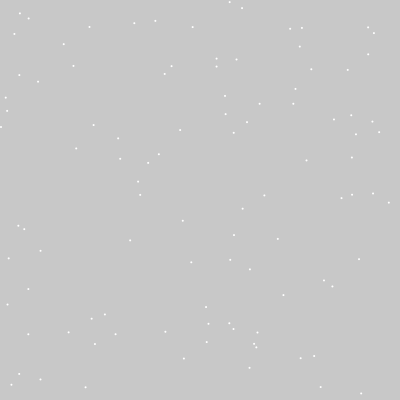
Frame 1 (no input)
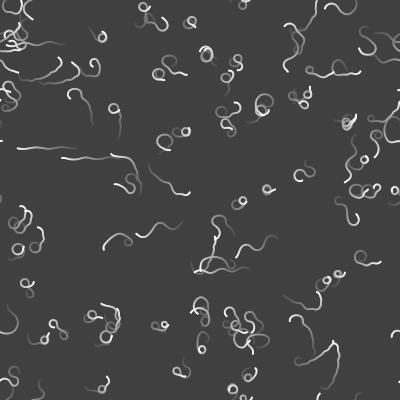
Frame 60 (the mouse pressed at the canvas centre just before this capture)
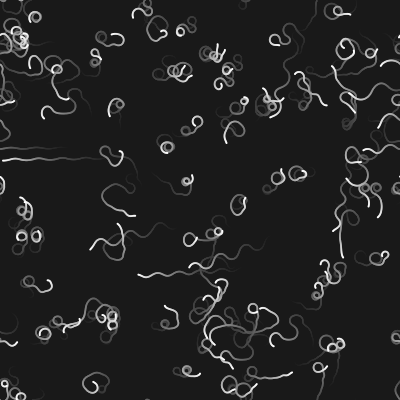
Frame 120 (the mouse held since frame 60 and released just before this capture)

The Processing sketch that drew these frames (run headless with seeded random() and noise(); from frame 60 on, the mouse is pressed at the canvas centre):

// Processing sketch: BICHITOS
// ── BICHITOS.pde

Particula[] p;
int cant = 100;
float variacion = 0.1;

void setup() {
  size(400, 400);
  p = new Particula[cant];
  for (int i = 0; i < cant; i++) {
    p[i] = new Particula(random(width), random(height));
  }
  noStroke();
}
void draw() {
  variacion += 0.1;
  fill(0, 5);
  rect(0, 0, width, height);
  fill(255);
  for (int i = 0; i < cant; i++) {
    p[i].act();
  }
}


class Particula {
  float x, y, ang;
  Particula(float nx, float ny) {
    x = nx; 
    y = ny;
    ang = random(2*PI);
  }
  void act() {
    ang += noise(variacion+((x-y)/10))-0.5;
    x += cos(ang);
    y += sin(ang);
    if (x < 0){
       x = width; 
    }else if ( x > width){
       x = 0;
    } 
    if (y < 0){
       y = height; 
    }else if ( y > height){
       y = 0;
    }
    draw();
  }

  void draw() {
    ellipse(x, y, 2, 2);
  }
}
